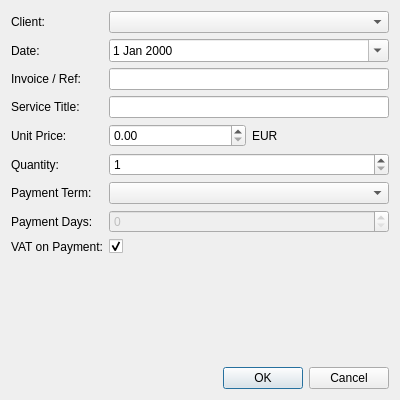
<?xml version="1.0" encoding="UTF-8"?>
<ui version="4.0">
 <class>DialogAddSaleService</class>
 <widget class="QDialog" name="DialogAddSaleService">
  <property name="geometry">
   <rect>
    <x>0</x>
    <y>0</y>
    <width>400</width>
    <height>400</height>
   </rect>
  </property>
  <property name="windowTitle">
   <string>Add Service Sale</string>
  </property>
  <layout class="QVBoxLayout" name="verticalLayout">
   <item>
    <layout class="QFormLayout" name="formLayout">
     <item row="0" column="0">
      <widget class="QLabel" name="labelClient">
       <property name="text">
        <string>Client:</string>
       </property>
      </widget>
     </item>
     <item row="0" column="1">
      <widget class="QComboBox" name="comboBoxClient"/>
     </item>
     <item row="1" column="0">
      <widget class="QLabel" name="labelDate">
       <property name="text">
        <string>Date:</string>
       </property>
      </widget>
     </item>
     <item row="1" column="1">
      <widget class="QDateEdit" name="dateEdit">
       <property name="calendarPopup">
        <bool>true</bool>
       </property>
      </widget>
     </item>
     <item row="2" column="0">
      <widget class="QLabel" name="labelReference">
       <property name="text">
        <string>Invoice / Ref:</string>
       </property>
      </widget>
     </item>
     <item row="2" column="1">
      <widget class="QLineEdit" name="lineEditReference"/>
     </item>
     <item row="3" column="0">
      <widget class="QLabel" name="labelServiceTitle">
       <property name="text">
        <string>Service Title:</string>
       </property>
      </widget>
     </item>
     <item row="3" column="1">
      <widget class="QLineEdit" name="lineEditServiceTitle"/>
     </item>
     <item row="4" column="0">
      <widget class="QLabel" name="labelUnitPrice">
       <property name="text">
        <string>Unit Price:</string>
       </property>
      </widget>
     </item>
     <item row="4" column="1">
      <layout class="QHBoxLayout" name="horizontalLayoutUnitPrice">
       <item>
        <widget class="QDoubleSpinBox" name="doubleSpinBoxUnitPrice">
         <property name="maximum">
          <double>9999999.990000000223517</double>
         </property>
        </widget>
       </item>
       <item>
        <widget class="QLabel" name="labelCurrency">
         <property name="text">
          <string>EUR</string>
         </property>
        </widget>
       </item>
      </layout>
     </item>
     <item row="5" column="0">
      <widget class="QLabel" name="labelQuantity">
       <property name="text">
        <string>Quantity:</string>
       </property>
      </widget>
     </item>
     <item row="5" column="1">
      <widget class="QSpinBox" name="spinBoxQuantity">
       <property name="minimum">
        <number>1</number>
       </property>
       <property name="maximum">
        <number>9999</number>
       </property>
       <property name="value">
        <number>1</number>
       </property>
      </widget>
     </item>
     <item row="6" column="0">
      <widget class="QLabel" name="labelPaymentTerm">
       <property name="text">
        <string>Payment Term:</string>
       </property>
      </widget>
     </item>
     <item row="6" column="1">
      <widget class="QComboBox" name="comboBoxPaymentTerm"/>

     </item>
     <item row="7" column="0">
      <widget class="QLabel" name="labelPaymentDays">
       <property name="text">
        <string>Payment Days:</string>
       </property>
      </widget>
     </item>
     <item row="7" column="1">
      <widget class="QSpinBox" name="spinBoxPaymentDays">
       <property name="enabled">
        <bool>false</bool>
       </property>
       <property name="maximum">
        <number>365</number>
       </property>
      </widget>
     </item>
     <item row="8" column="0">
      <widget class="QLabel" name="labelVatOnPayment">
       <property name="text">
        <string>VAT on Payment:</string>
       </property>
      </widget>
     </item>
     <item row="8" column="1">
      <widget class="QCheckBox" name="checkBoxVatOnPayment">
       <property name="checked">
        <bool>true</bool>
       </property>
      </widget>
     </item>
    </layout>
   </item>
   <item>
    <spacer name="verticalSpacer">
     <property name="orientation">
      <enum>Qt::Vertical</enum>
     </property>
     <property name="sizeHint" stdset="0">
      <size>
       <width>20</width>
       <height>40</height>
      </size>
     </property>
    </spacer>
   </item>
   <item>
    <widget class="QDialogButtonBox" name="buttonBox">
     <property name="orientation">
      <enum>Qt::Horizontal</enum>
     </property>
     <property name="standardButtons">
      <set>QDialogButtonBox::Cancel|QDialogButtonBox::Ok</set>
     </property>
    </widget>
   </item>
  </layout>
 </widget>
 <resources/>
 <connections/>
</ui>
